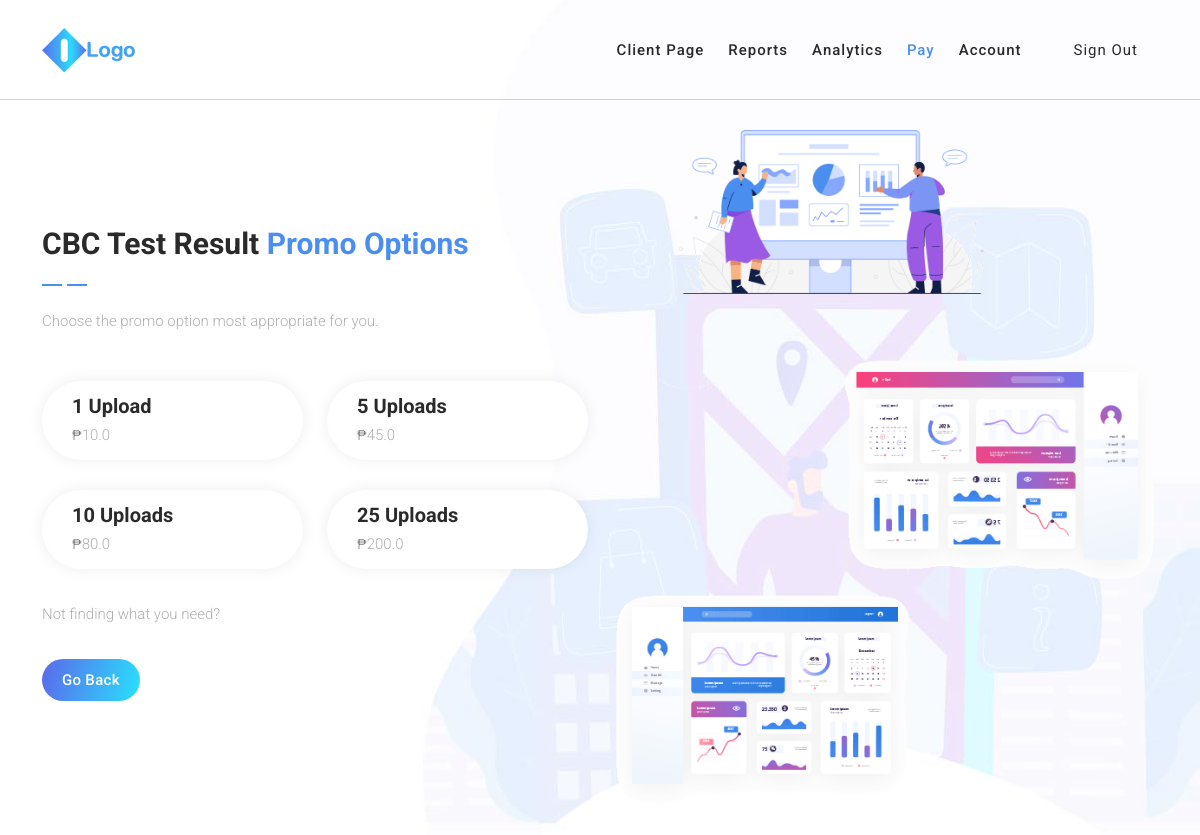
/promoOptions/pay/ (signed in), run on the app's committed database.
### isabuhaywebapp/models.py (models this page shows, shortened)
class PromoOptions(models.Model):
    uploads = models.IntegerField(blank=False, null=False)
    price = models.FloatField(blank=False, null=False)

### isabuhaywebapp/views.py (the view)
# urls.py: path('promoOptions/<str:type>/', DisplayAllPromoOptions.as_view(), name='DisplayAllPromoOptions'),
class DisplayAllPromoOptions(LoginRequiredMixin, View):
    def get(self, request, type, *args, **kwargs):
        user = User.objects.get(id=request.user.id)
        if user.uploads <= 0 or type == 'pay':
            object_list = PromoOptions.objects.all()
            context = {'type': type, 'object_list': object_list}
            return render(request, 'promoOptions.html', context)
        elif type == 'pdf':
            return redirect('UploadPDF')
        elif type == 'docx':
            return redirect('UploadDocx')
        elif type == 'picture':
            return redirect('CaptureImage')
        elif type == 'image':
            return redirect('UploadImage')
        else:
            messages.error(request, 'There was something wrong!')
            return redirect('DisplayAllCBCTestResult')

### templates/promoOptions.html (shortened to what this page needs)
{% load static %}
<!DOCTYPE html>
<html lang="en">
  <head>
    <link href="{% static 'vendor/bootstrap/css/bootstrap.min.css' %}" rel="stylesheet">
    <link rel="stylesheet" href="https://use.fontawesome.com/releases/v5.8.1/css/all.css' %}">
    <link rel="stylesheet" href="{% static 'assets/css/templatemo-chain-app-dev.css' %}">
    <link rel="stylesheet" href="{% static 'assets/css/animated.css' %}">
    <link rel="stylesheet" href="{% static 'assets/css/owl.css' %}">
  </head>
<body>
  <header class="header-area header-sticky wow slideInDown" data-wow-duration="0.75s" data-wow-delay="0s">
    <div class="container">
      <div class="row">
        <div class="col-12">
          <nav class="main-nav">
            <a href="#" class="logo">
              <img src="{% static 'assets/images/logo.png' %}" alt="Chain App Dev">
            </a>
            <ul class="nav">
              <li class="scroll-to-section"><a href="{% url 'DisplayClientSide' %}">Client Page</a></li>
              <li class="scroll-to-section"><a href="{% url 'DisplayAllCBCTestResult' %}">Reports</a></li>
              <li class="scroll-to-section"><a href="#">Analytics</a></li>
              <li class="scroll-to-section"><a href="#" class="active">Pay</a></li>
              <li class="scroll-to-section"><a href="{% url 'DisplayAccountPage' %}">Account</a></li>
              <li class="scroll-to-section"><a href="{% url 'LogoutView' %}">Sign Out</a></li>
            </ul>
          </nav>
        </div>
      </div>
    </div>
  </header>
  <div id="about" class="about-us section">
    <div class="container">
      <div class="row">
        <div class="col-lg-6 align-self-center wow fadeInLeft" data-wow-duration="1s" data-wow-delay="0.5s">
          <div class="section-heading show-up header-text">
            <h4>CBC Test Result <em>Promo Options</em></h4>
            <img src="{% static 'assets/images/heading-line-dec.png' %}" alt="">
            <p>Choose the promo option most appropriate for you.</p>
          </div>
          <div class="row">
            {% for result in object_list %}
            <div class="col-lg-6">
              <div class="box-item">
                {% if result.uploads == 1 %}
                <h4><a href="{% url 'PaymentMethod' type result.pk %}">{{  result.uploads }} Upload</a></h4>
                {% else %}
                <h4><a href="{% url 'PaymentMethod' type result.pk %}">{{  result.uploads }} Uploads</a></h4>
                {% endif %}
                <p><span>&#8369;</span>{{  result.price }}</p>
              </div>
            </div>
            {% endfor %}
            <div class="col-lg-12">
              <p>Not finding what you need?</p>
              <div class="gradient-button">
                {% if type == 'pay' %}
                <a  onclick="history.back()">Go Back</a>
                {% else %}
                <a href="{% url 'DisplayAddingOptions' %}">Go Back</a>
                {% endif %}
              </div>
            </div>
          </div>
        </div>
        <div class="col-lg-6">
          <div class="right-image">
            <img src="{% static 'assets/images/about-right-dec.png' %}" alt="">
          </div>
        </div>
      </div>
    </div>
  </div>
</body>
</html>

### data on the page
PromoOptions: uploads "1", price "10.0"
PromoOptions: uploads "5", price "45.0"
PromoOptions: uploads "10", price "80.0"
PromoOptions: uploads "25", price "200.0"
